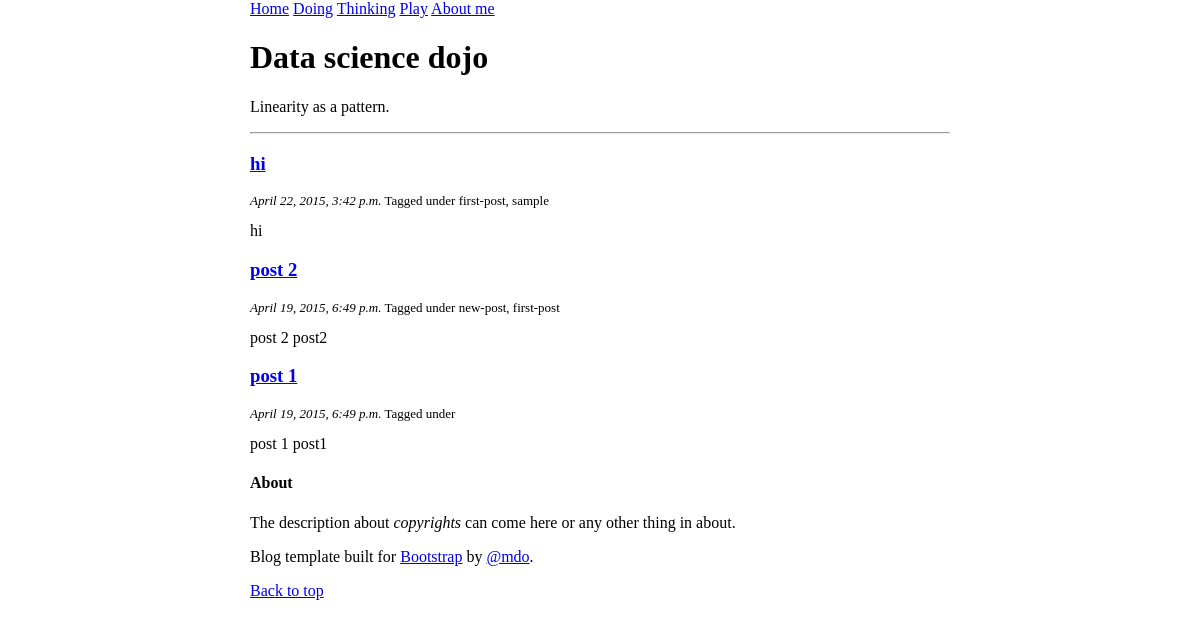
Before: / with the older database file.
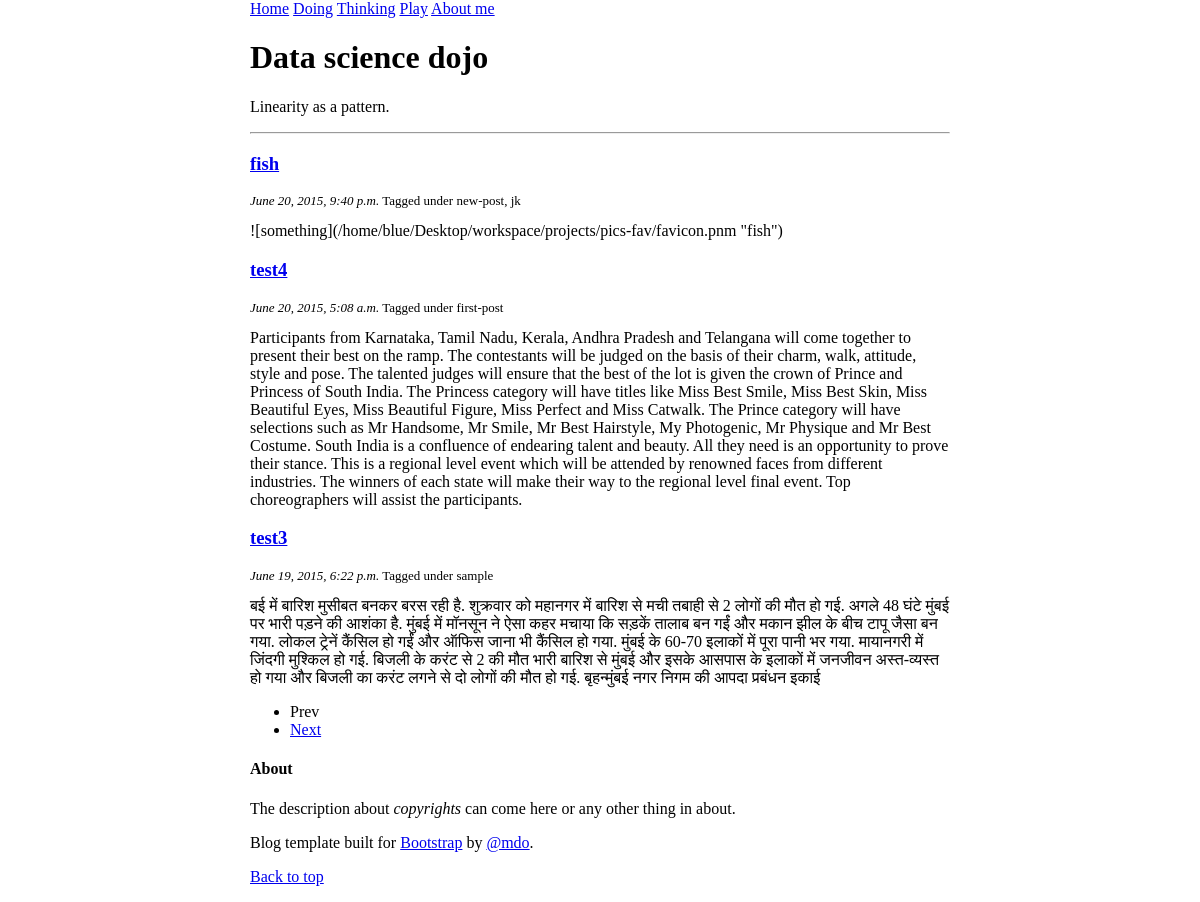
After: the same page with the newer database file.
### blog/models.py (models this page shows, shortened)
class Entry(models.Model):
  title = models.CharField(max_length = 200)
  body = models.TextField()
  slug = models.SlugField(max_length = 200, unique = True)
  publish = models.BooleanField(default = True)
  created = models.DateTimeField(auto_now_add = True)
  modified = models.DateTimeField(auto_now = True)
  tags = models.ManyToManyField(Tag) ##many to many relationship between tag and models
  objects = EntryQuerySet.as_manager()
  class Meta:
    verbose_name = "Blog Entry"
    verbose_name_plural = "Blog Entries"
    ordering = ["-created"]

class Tag(models.Model):
  slug = models.SlugField(max_length=200, unique=True)
  def __str__(self):
    return self.slug  ##String representation to the slug field

### blog/views.py (the view)
# urls.py: url(r'^$',views.BlogIndex.as_view(),name="index"),
class BlogIndex(generic.ListView):
  queryset = models.Entry.objects.published()
  template_name = "home.html"
  paginate_by = 3

### ublog/templates/home.html
{% extends "base.html" %}
{% load django_markdown %}
{% block blog_entries %}
  {% for object in object_list %}
  <div class="post">
    <h3><a href="{% url "entry_detail" slug=object.slug %}">{{ object.title }}</a></h3>
    <p class="meta_post" style="font-size: small">
      <i>{{ object.created }}</i>
      Tagged under {{ object.tags.all|join:", " }}
    </p>
    {{ object.body|markdown }}
  </div>
{% endfor %}
{% endblock %}

### ublog/templates/base.html (shortened to what this page needs)
{% load staticfiles %}
<!DOCTYPE html>
<html lang="en">
  <head>
    <link href="{% static "css/base.css" %}" rel="stylesheet">
  </head>
  <body>
    <div class="blog-masthead">
      <div class="container">
	<nav class="blog-nav">
          <a class="blog-nav-item active" href="{% url "index" %}">Home</a>
          <a class="blog-nav-item" href="#">Doing</a>
          <a class="blog-nav-item" href="#">Thinking</a>
          <a class="blog-nav-item" href="#">Play</a>
          <a class="blog-nav-item" href="#">About me</a>
        </nav>
      </div>
    </div>
    <div class="container">
	<div class="blog-header">
	  <h1 class="blog-title">Data science dojo</h1>
	  <p class="lead blog-description">Linearity as a pattern.</p>
	</div>
	<hr>
      <div class="row">
        <div class="col-sm-8 blog-main">
          {% block blog_entries %} {% endblock %}
          {% if is_paginated %}
            <ul class="pager">
              <li {% if not page_obj.has_previous %}class="disabled"{% endif %}><a {% if page_obj.has_previous %}href="?page={{ page_obj.previous_page_number }}"{% endif %}>Prev</a></li>
              <li {% if not page_obj.has_next %}class="disabled"{% endif %}><a {% if page_obj.has_next %}href="?page={{ page_obj.next_page_number }}"{% endif %}>Next</a></li>
            </ul>
    {% endif %}
        </div>
        <div class="col-sm-3 col-sm-offset-1 blog-sidebar">
          <div class="sidebar-module sidebar-module-inset">
            <h4>About</h4>
            <p>The description about <em>copyrights</em> can come here or any other thing in about.</p>
          </div>
        </div>
      </div>
    </div>
    <div class="blog-footer">
      <p>Blog template built for <a href="http://getbootstrap.com">Bootstrap</a> by <a href="https://twitter.com/mdo">@mdo</a>.</p>
      <p>
        <a href="#">Back to top</a>
      </p>
    </div>
  </body>
</html>

### ublog/static/css/base.css (style rules this page uses)
body { width: 700px; margin: 0 auto; }
.meta_post { font-size: 8px; }

Changed rows visible on the page:
no longer on this page (row unchanged): Entry: title "hi", created "April 22, 2015, 3:42 p.m.", tags.all "first-post, sample", body "hi"
no longer on this page (row unchanged): Entry: title "post 2", created "April 19, 2015, 6:49 p.m.", tags.all "new-post, first-post", body "post 2 post2"
no longer on this page (row unchanged): Entry: title "post 1", created "April 19, 2015, 6:49 p.m.", body "post 1 post1"
added Entry: title "fish", created "June 20, 2015, 9:40 p.m.", tags.all "new-post, jk", body "![something](/home/blue/Desktop/workspace/projects/pics-fav/favicon.pnm \"fish\")"
added Entry: title "test4", created "June 20, 2015, 5:08 a.m.", tags.all "first-post", body "Participants from Karnataka, Tamil Nadu, Kerala, Andhra Pradesh and Telangana will come together to present their best on the ramp. The contestants will be judged on the basis of their charm, walk, attitude, style and pose. The talented judges will ensure that the best of the lot is given the crown of Prince and Princess of South India. The Princess category will have titles like Miss Best Smile, Miss Best Skin, Miss Beautiful Eyes, Miss Beautiful Figure, Miss Perfect and Miss Catwalk. The Prince category will have selections such as Mr Handsome, Mr Smile, Mr Best Hairstyle, My Photogenic, Mr Physique and Mr Best Costume. South India is a confluence of endearing talent and beauty. All they…"
added Entry: title "test3", created "June 19, 2015, 6:22 p.m.", tags.all "sample", body "बई में बारिश मुसीबत बनकर बरस रही है. शुक्रवार को महानगर में बारिश से मची तबाही से 2 लोगों की मौत हो गई. अगले 48 घंटे मुंबई पर भारी पड़ने की आशंका है. मुंबई में मॉनसून ने ऐसा कहर मचाया कि सड़कें तालाब बन गईं और मकान झील के बीच टापू जैसा बन गया. लोकल ट्रेनें कैंसिल हो गईं और ऑफिस जाना भी कैंसिल हो गया. मुंबई के 60-70 इलाकों में पूरा पानी भर गया. मायानगरी में जिंदगी मुश्किल हो गई. बिजली के करंट से 2 की मौत भारी बारिश से मुंबई और इसके आसपास के इलाकों में जनजीवन अस्त-व्यस्त हो गया और बिजली का करंट लगने से दो लोगों की मौत हो गई. बृहन्मुंबई नगर निगम की आपदा प्रबंधन इकाई"
Other visible differences:
text now shown: "Prev Next"
